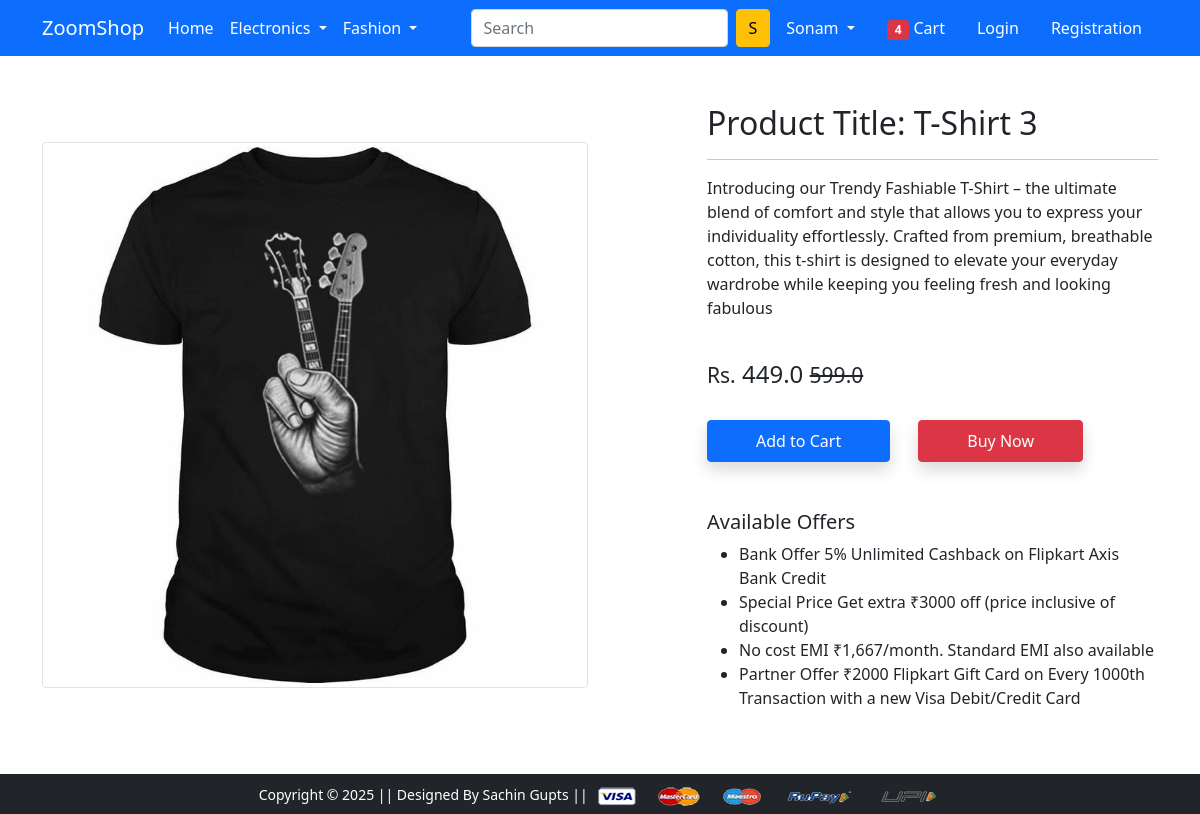
Page /product-detail/8/ on the committed database.
### ZoomShop/models.py (models this page shows, shortened)
class ProductDB(models.Model):
    title = models.CharField(max_length=128)
    tag = models.CharField(max_length=128)
    selling_price = models.FloatField()
    discounted_price = models.FloatField()
    description = models.TextField()
    brand = models.CharField(max_length=128)
    category = models.CharField(choices=CATEGORY_CHOICES, max_length=10)  # noqa: F811
    product_image = models.ImageField(upload_to='media/productImage')

### ZoomShop/views.py (the view)
# urls.py: path('product-detail/<int:id>/', views.ProductDetailView.as_view(), name='product-detail'),
class ProductDetailView(View):
 def get(self, request, id):
  product = ProductDB.objects.get(pk = id)
  return render(request, 'product/Productdetail.html', {'product' : product})

### ZoomShop/templates/ZoomShop/product/productdetail.html (shortened to what this page needs)
{% extends 'ZoomShop/base.html' %}
{% load static %}
{% block main-content %}
<div class="container my-5">
 <div class="row">
  <div class="col-sm-6 text-center align-self-center">
   <img src="{{product.product_image.url}}" alt="" class="img-fluid img-thumbnail">
  </div>
  <div class="col-sm-5 offset-sm-1">
   <h2>Product Title: {{product.title}}</h2>
   <hr>
   <p>{{product.description}}</p> <br>
   <h4><small>Rs.</small> {{product.discounted_price}} <small class="fw-light text-decoration-line-through">{{product.selling_price}}</small></h4> <br>
   <a href="{% url 'add-to-cart' %}" class="btn btn-primary shadow px-5 py-2">Add to Cart</a>
   <a href="{% url 'buy-now' %}" class="btn btn-danger shadow px-5 py-2 ms-4">Buy Now</a>
   <h5 class="mt-5">Available Offers</h5>
   <ul>
    <li>Bank Offer 5% Unlimited Cashback on Flipkart Axis Bank Credit</li>
    <li>Special Price Get extra ₹3000 off (price inclusive of discount)</li>
    <li>No cost EMI ₹1,667/month. Standard EMI also available</li>
    <li>Partner Offer ₹2000 Flipkart Gift Card on Every 1000th Transaction with a new Visa Debit/Credit Card</li>
   </ul>
  </div>
 </div>
</div>
{% endblock main-content %}

### rows in the picture
ProductDB: product_image (picture), title "T-Shirt 3", description "Introducing our Trendy Fashiable T-Shirt – the ultimate blend of comfort and style that allows you to express your individuality effortlessly. Crafted from premium, breathable cotton, this t-shirt is designed to elevate your everyday wardrobe while keeping you feeling fresh and looking fabulous", discounted_price "449.0", selling_price "599.0"
